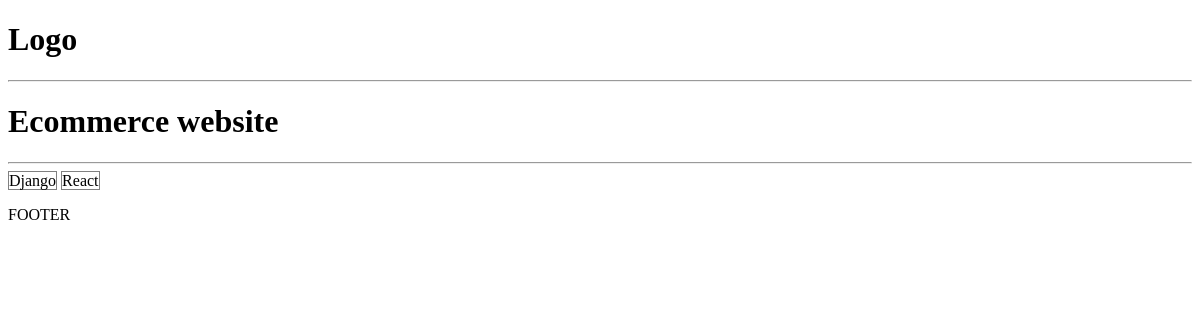
/project/d374041bfa8e4117aa1fc03226c9ebae, run on an earlier commit of the app's database.
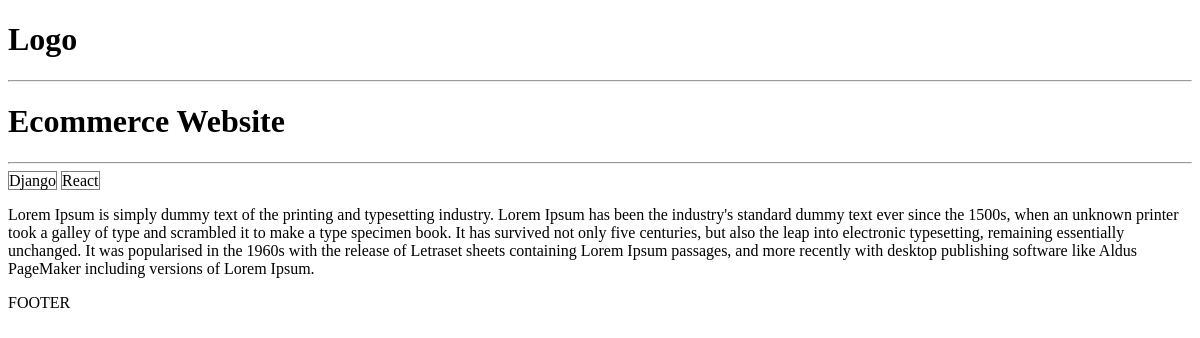
And on a later commit of the database.
### projects/models.py (models this page shows, shortened)
class Project(models.Model):
    title = models.CharField(max_length=200)
    description= models.TextField(null=True,blank=True)
    demo_link = models.CharField(max_length=2000,null=True,blank= True)
    source_link = models.CharField(max_length=2000,null = True,blank = True)
    tags = models.ManyToManyField('Tag',blank=True)
    vote_total = models.IntegerField(default=0,null = True,blank= True)
    vote_ratio = models.IntegerField(default=0,null = True,blank= True)
    created = models.DateTimeField(auto_now_add=True)
    id = models.UUIDField(default=uuid.uuid4,unique=True,
                          primary_key=True,editable=False)

### projects/views.py (the view)
# urls.py: path('project/<str:pk>',views.project,name="project"),
def project(request,pk):
    projectObj = Project.objects.get(id=pk)
    return render(request,'projects/single-project.html',{'project':projectObj})

### projects/models.py (called while the page is built)
    def __str__(self):
        return self.name

### projects/templates/projects/single-project.html (shortened to what this page needs)
{% extends 'main.html' %}
{% block content %}
<h1>{{project.title}}</h1>
<hr>
{% for tag in project.tags.all %}
    <span style="border:1px solid grey">{{tag}}</span>
{% endfor %}
<br>
<p>{{project.description}}</p>
{% endblock %}

What changed in the data, as far as the page shows it:
changed Project: title "Ecommerce website" → "Ecommerce Website"; description (not shown) → "Lorem Ipsum is simply dummy text of the printing and typesetting industry. Lorem Ipsum has been the industry's standard dummy text ever since the 1500s, when an unknown printer took a galley of type and scrambled it to make a type specimen book. It has survived not only five centuries, but also the leap into electronic typesetting, remaining essentially unchanged. It was popularised in the 1960s with the release of Letraset sheets containing Lorem Ipsum passages, and more recently with desktop publishing software like Aldus PageMaker including versions of Lorem Ipsum."
